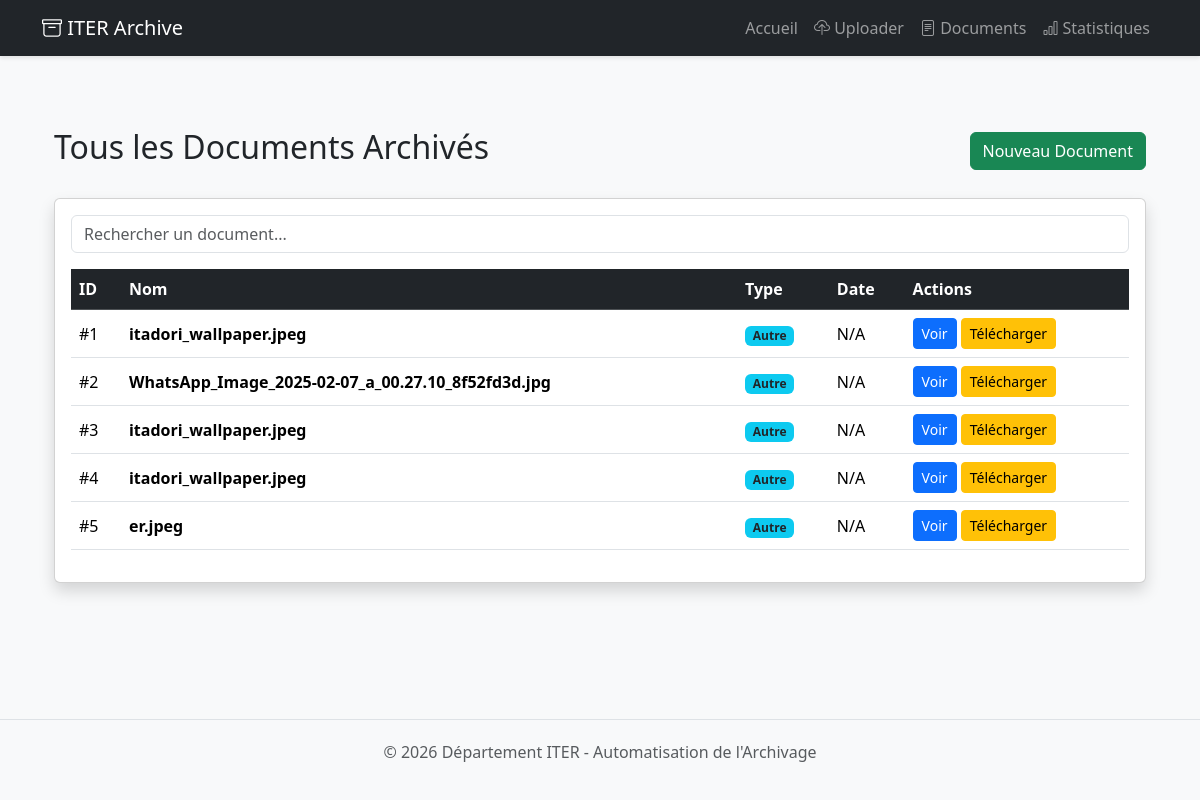
Screenshot of /documents with the database file from the repository.
### tables this page shows
CREATE TABLE documents (
            id INTEGER PRIMARY KEY AUTOINCREMENT,
            filename TEXT NOT NULL,
            category TEXT NOT NULL,
            content TEXT,
            filepath TEXT NOT NULL
        );

### app.py (the view)
@app.route('/documents')
def documents():
    docs = get_all_documents()
    return render_template('documents.html', documents=docs)

### database.py (called while the page is built)
def get_all_documents():
    conn = sqlite3.connect(DB_NAME)
    cursor = conn.cursor()
    cursor.execute("SELECT * FROM documents")
    docs = cursor.fetchall()
    conn.close()
    return docs

### templates/documents.html (shortened to what this page needs)
{% extends "base.html" %}
{% block content %}
<div class="container mt-5">
    <div class="d-flex justify-content-between align-items-center mb-4">
        <h2>
            {% if category %}
                Documents: {{ category }}
            {% else %}
                Tous les Documents Archivés
            {% endif %}
        </h2>
        <a href="{{ url_for('upload') }}" class="btn btn-success">
             Nouveau Document
        </a>
    </div>
    {% if documents %}
    <div class="card shadow">
        <div class="card-body">
            <input type="text" id="searchInput" class="form-control mb-3"
                   placeholder="Rechercher un document...">
            <div class="table-responsive">
                <table class="table table-hover align-middle" id="documentsTable">
                    <thead class="table-dark">
                        <tr>
                            <th>ID</th>
                            <th>Nom</th>
                            <th>Type</th>
                            <th>Date</th>
                            <th>Actions</th>
                        </tr>
                    </thead>
                    <tbody>
                        {% for doc in documents %}
                        <tr>
                            <td>#{{ doc[0] }}</td>
                            <td>
                                <strong>{{ doc[1] }}</strong>
                            </td>
                            <td>
                                <span class="badge bg-info text-dark">
                                    {{ doc[2] }}
                                </span>
                            </td>
                            <td>
                                {{ doc[5] if doc[5] else 'N/A' }}
                            </td>
                            <td>
                                <a href="{{ url_for('uploaded_file', filename=doc[1]) }}"
                                   target="_blank"
                                   class="btn btn-sm btn-primary">
                                   Voir
                                </a>
                                <a href="{{ url_for('uploaded_file', filename=doc[1]) }}"
                                   download
                                   class="btn btn-sm btn-warning">
                                   Télécharger
                                </a>
                            </td>
                        </tr>
                        {% endfor %}
                    </tbody>
                </table>
            </div>
        </div>
    </div>
    {% else %}
        <div class="alert alert-info">
            Aucun document trouvé.
        </div>
    {% endif %}
</div>
{% endblock %}

### templates/base.html (shortened to what this page needs)
<!DOCTYPE html>
<html lang="fr">
<head>
    <link href="https://cdn.jsdelivr.net/npm/bootstrap@5.3.2/dist/css/bootstrap.min.css" rel="stylesheet">
    <link rel="stylesheet" href="https://cdn.jsdelivr.net/npm/bootstrap-icons@1.11.0/font/bootstrap-icons.css">
</head>
<body class="bg-light">
<nav class="navbar navbar-expand-lg navbar-dark bg-dark">
    <div class="container">
        <a class="navbar-brand" href="/">
            <i class="bi bi-archive"></i> ITER Archive
        </a>
        <div class="collapse navbar-collapse" id="navbarNav">
            <ul class="navbar-nav ms-auto">
                <li class="nav-item">
                    <a class="nav-link" href="/">Accueil</a>
                </li>
                <li class="nav-item">
                    <a class="nav-link" href="/upload">
                        <i class="bi bi-cloud-upload"></i> Uploader
                    </a>
                </li>
                <li class="nav-item">
                    <a class="nav-link" href="/documents">
                        <i class="bi bi-file-text"></i> Documents
                    </a>
                </li>
                <li class="nav-item">
                    <a class="nav-link" href="/stats">
                        <i class="bi bi-bar-chart"></i> Statistiques
                    </a>
                </li>
            </ul>
        </div>
    </div>
</nav>
<main class="container mt-4">
    {% block content %}{% endblock %}
</main>
<footer class="mt-auto">
    <div class="container">
        <div class="row">
            <div class="col-md-12 text-center">
                <p class="text-muted">&copy; 2026 Département ITER - Automatisation de l'Archivage</p>
            </div>
        </div>
    </div>
</footer>
</body>
</html>

### templates/base.html (style rules this page uses)
body { display: flex; flex-direction: column; min-height: 100vh; }
main { flex: 1; }
.navbar { box-shadow: 0 2px 4px rgba(0,0,0,0.1); }
footer { background-color: #f8f9fa; border-top: 1px solid #dee2e6; margin-top: 50px; padding: 20px 0; }

### rows the page displays
documents: id "1", filename "itadori_wallpaper.jpeg", category "Autre", doc "N/A"
documents: id "2", filename "WhatsApp_Image_2025-02-07_a_00.27.10_8f52fd3d.jpg", category "Autre", doc "N/A"
documents: id "3", filename "itadori_wallpaper.jpeg", category "Autre", doc "N/A"
documents: id "4", filename "itadori_wallpaper.jpeg", category "Autre", doc "N/A"
documents: id "5", filename "er.jpeg", category "Autre", doc "N/A"
